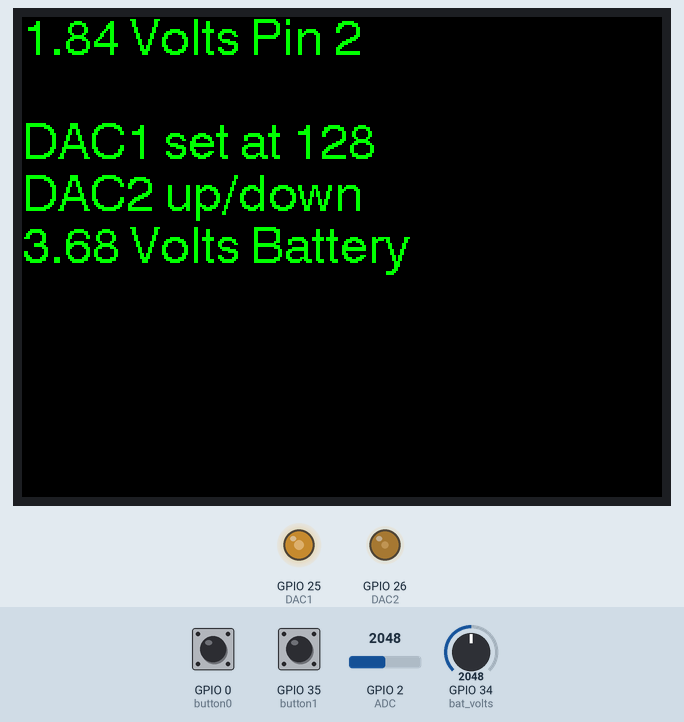
Simulated run of this sketch. Board: ESP32. On the bench: 320×240 colour display, output pins drawn as LEDs (lit = HIGH). The inputs (shaded band) are chosen by the test bench; at power-on: GPIO 35 (button1) HIGH, GPIO 2 (ADC) = 2048, GPIO 34 (bat_volts) = 2048, GPIO 0 (button0) HIGH.

Above: at 1.3 s.
1.4 s: GPIO 35 (button1) pulled LOW for 0.75 s
At 2.5 s:
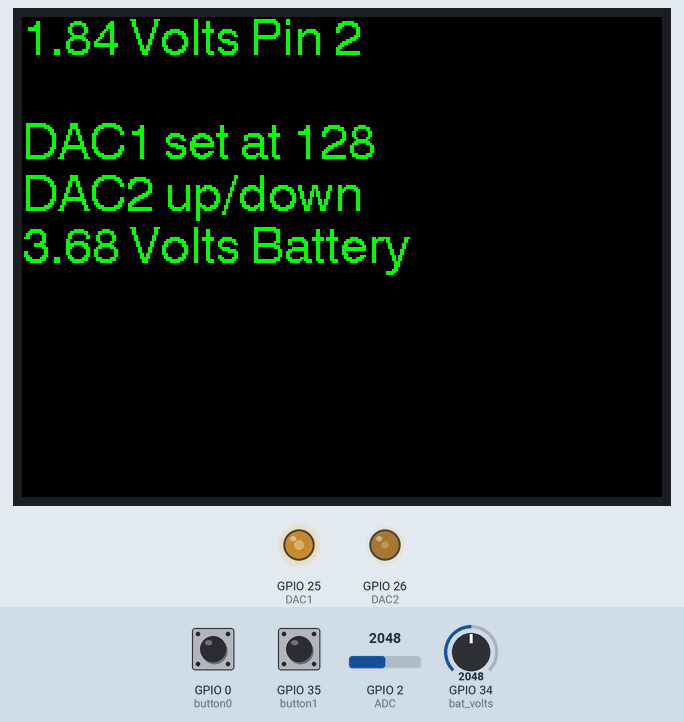
4.7 s: GPIO 2 (ADC) set to 2866
At 5.5 s:
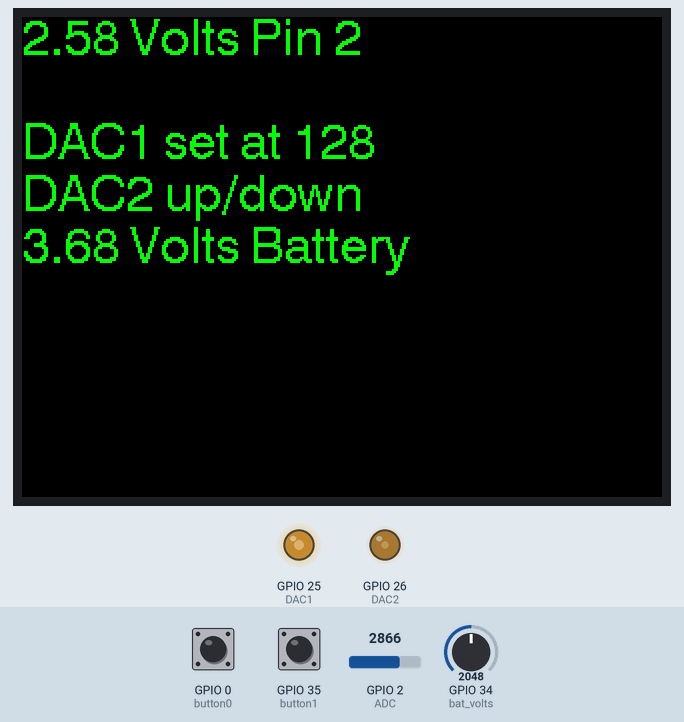
6.6 s: GPIO 34 (bat_volts) set to 2866
At 7.4 s:
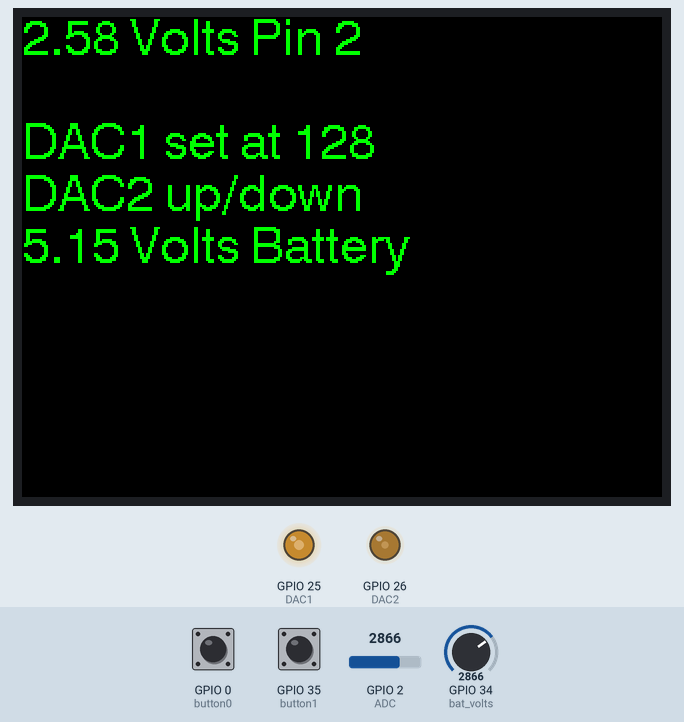
9.9 s: GPIO 2 (ADC) set to 3603
At 10.4 s:
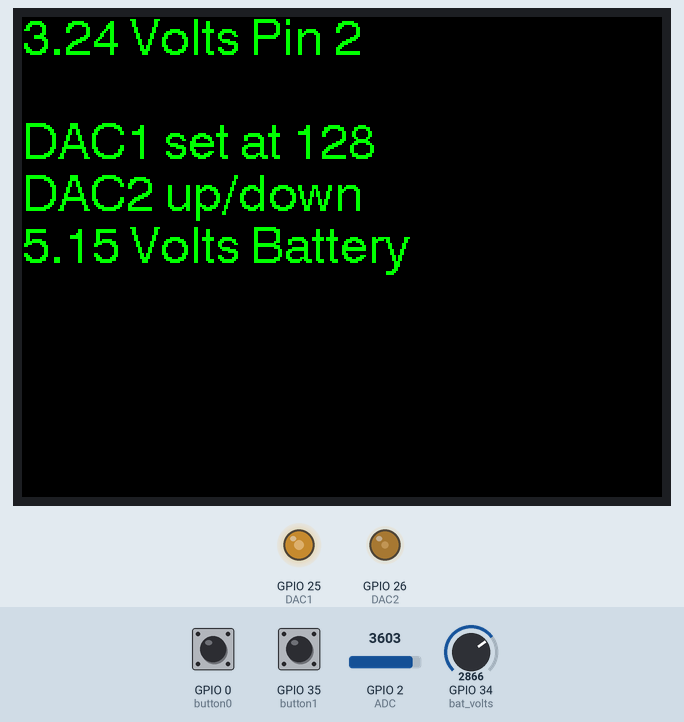
11.5 s: GPIO 34 (bat_volts) set to 3603
At 12.3 s:
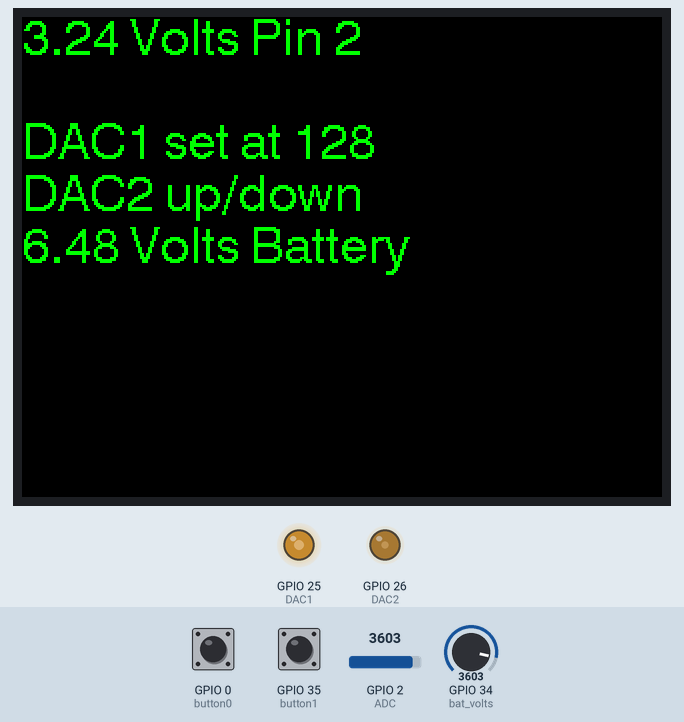
13.4 s: GPIO 0 (button0) pulled LOW for 0.75 s
At 14.7 s:
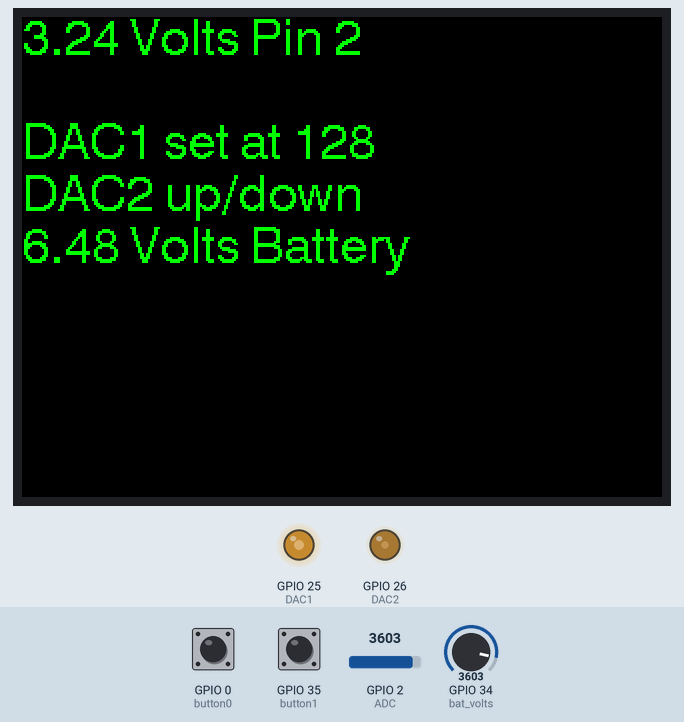
Timing chart, 0 to 16.4 s (numbered marks = the images above; inputs shaded):
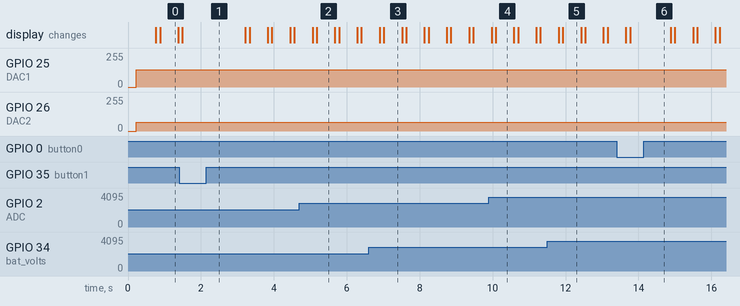

The sketch:

TTGO_ADC_DAC.ino
```cpp
/*
 12 bit ADC
 full range 4095
 8 bit DAC1 DAC2
 full range 255

 #########################################################################
 ###### DON'T FORGET TO UPDATE THE User_Setup.h FILE IN THE LIBRARY ######
 #########################################################################
 */
#include <TFT_eSPI.h> // Graphics and font library for ST7735 driver chip
#include <SPI.h>

TFT_eSPI tft = TFT_eSPI();  // Invoke library, pins defined in User_Setup.h

#define button0    0
#define button1   35
#define ADC        2 // input pin for ADC
#define bat_volts 34 // ready battery volts/2
#define DAC1      25 // output DAC
#define DAC2      26 // output DAC
#define backlit    4 // LCD Backlight, set low to turn off

int volts = 64;      // DAC bit setting (8 bits)

void setup(void) {
  pinMode(button0, INPUT);
  pinMode(button1, INPUT);
  tft.init();
  tft.setRotation(1);  // rotate display every 90 degrees 1...3
  tft.setTextColor(TFT_GREEN,TFT_BLACK);
}

void loop() {
  tft.fillScreen(TFT_BLACK);
  tft.setCursor(0, 0, 4);    // size 4 font
  dacWrite(DAC1, 128);       // fixed DAC
  dacWrite(DAC2, volts);     // varying DAC
  tft.print(3.68*float(analogRead(ADC))/4095);
  tft.println(" Volts Pin 2");
  tft.println();
  tft.println("DAC1 set at 128");
  tft.println("DAC2 up/down");
  tft.print(2*3.68*float(analogRead(bat_volts))/4095);
  tft.println(" Volts Battery");
  if(digitalRead(button1) != 1) if (volts<255) volts++;
  if(digitalRead(button0) != 1) if (volts>0)   volts--;
  delay(500);
}
```

Measured:
- after the input at 1.4 s, GPIO 26 (DAC2): 64/255 → 65/255 after 0.67 s, → 66/255 0.61 s later
- after the input at 4.7 s, the display: first differs from a run without the input after 0.47 s (image 2)
- after the input at 6.6 s, the display: first differs from a run without the input after 0.42 s (image 3)
- after the input at 9.9 s, the display: first differs from a run without the input after 0.19 s (image 4)
- after the input at 11.5 s, the display: first differs from a run without the input after 0.43 s (image 5)
- after the input at 13.4 s, GPIO 26 (DAC2): 66/255 → 65/255 after 0.95 s
- what the display in image 0 shows lasts 0.5 s, from 0.9 s to 1.4 s
